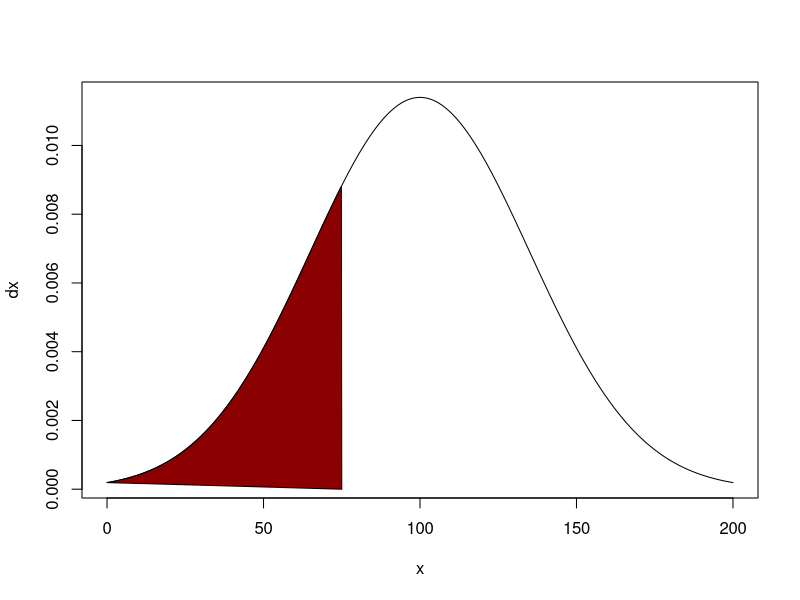
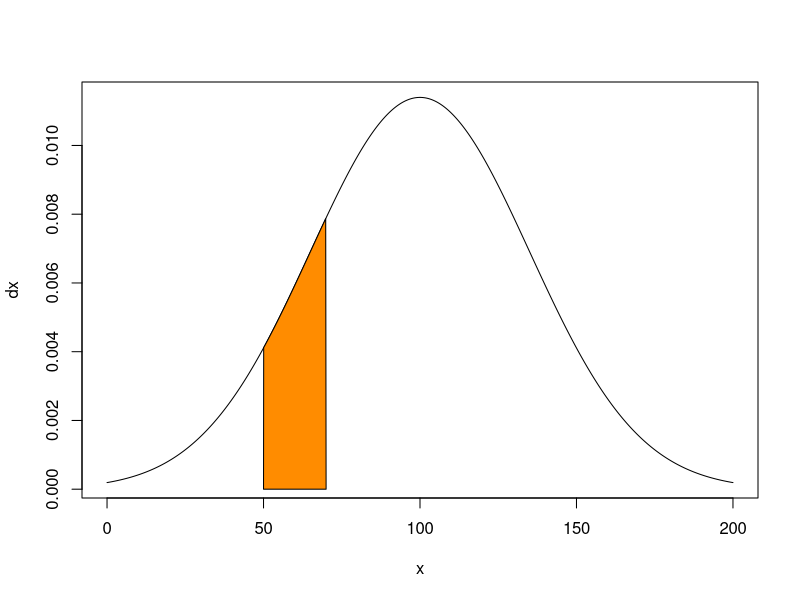
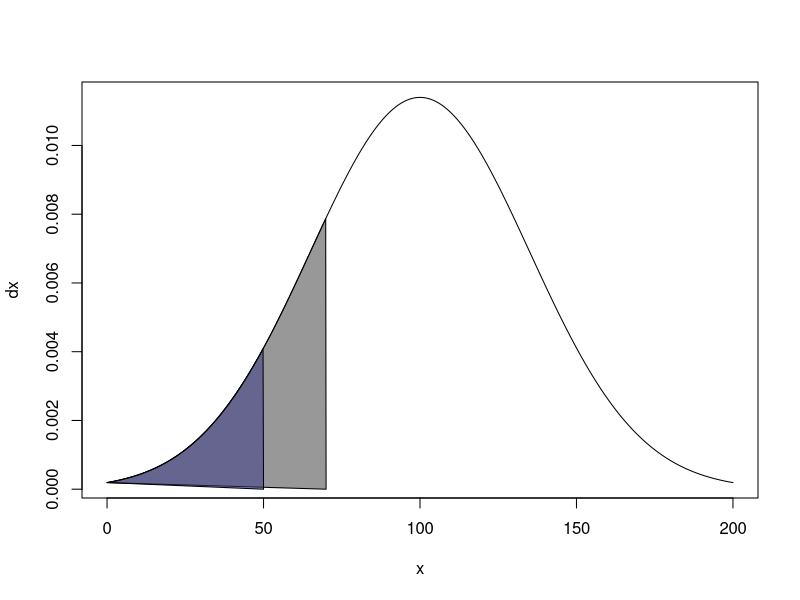
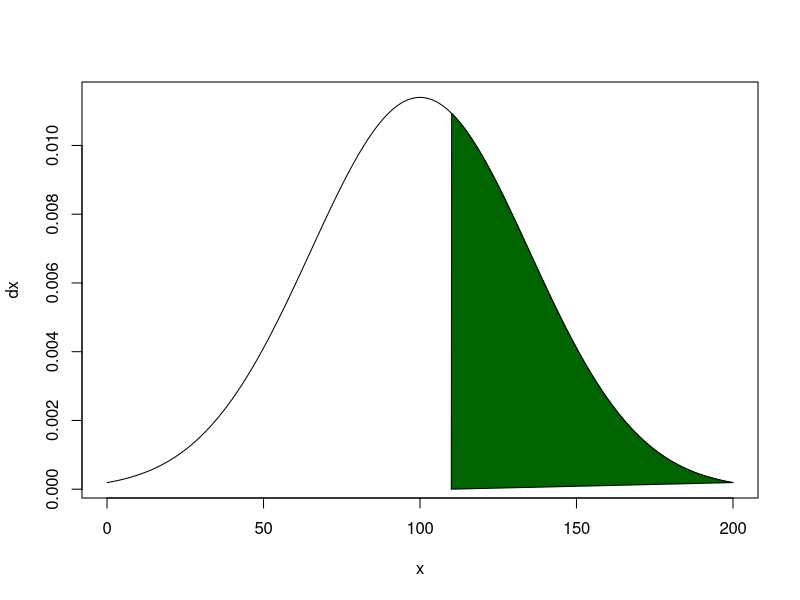
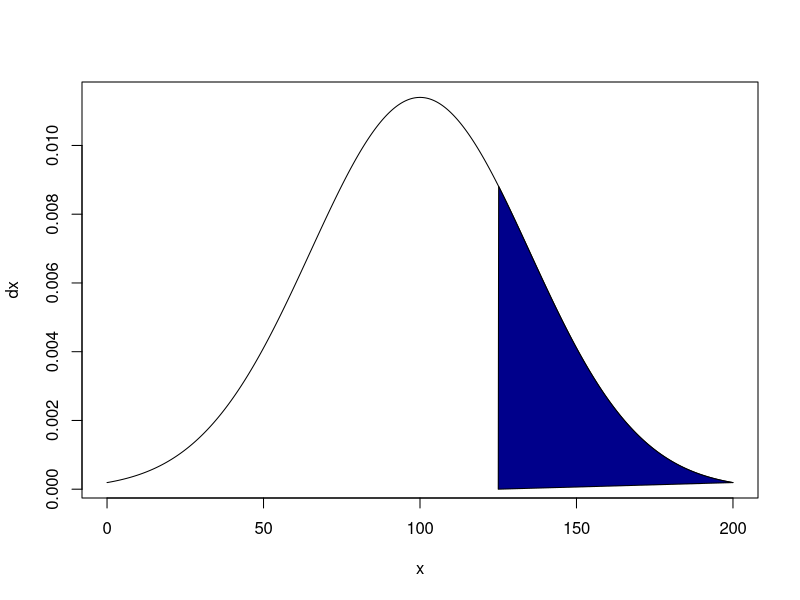
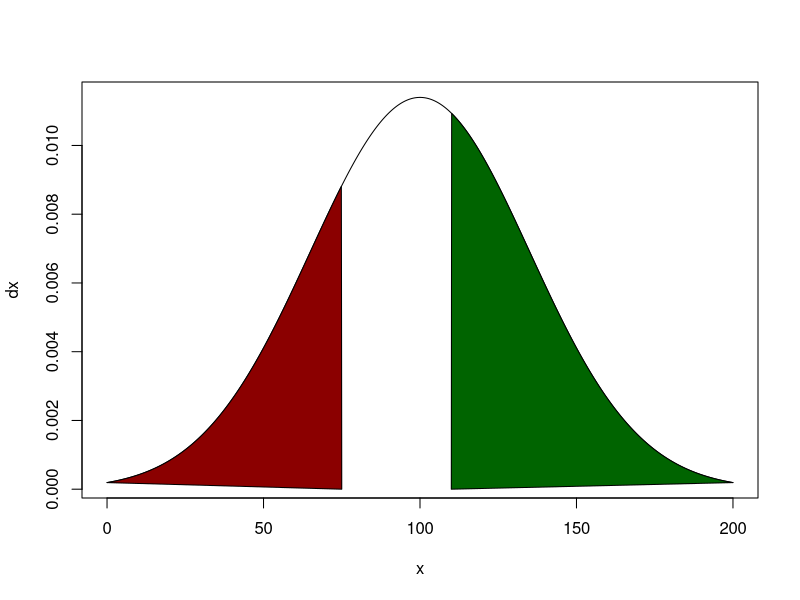
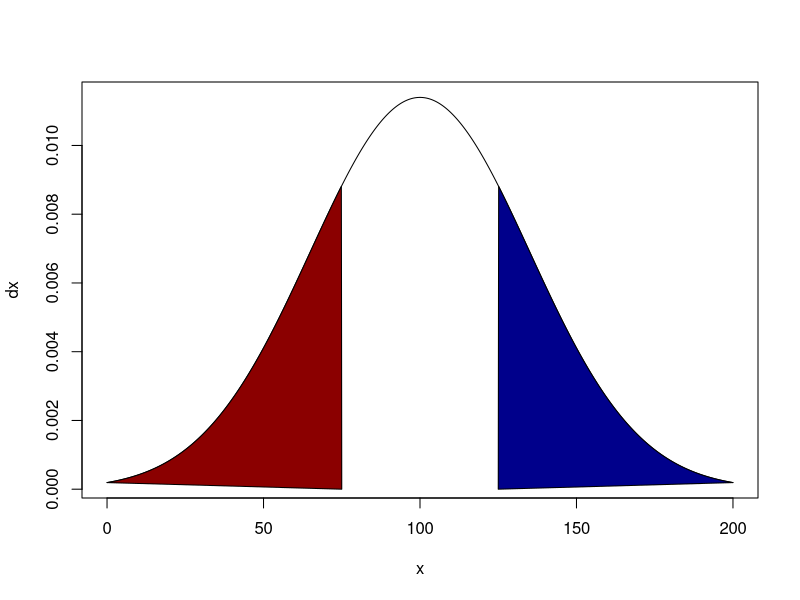
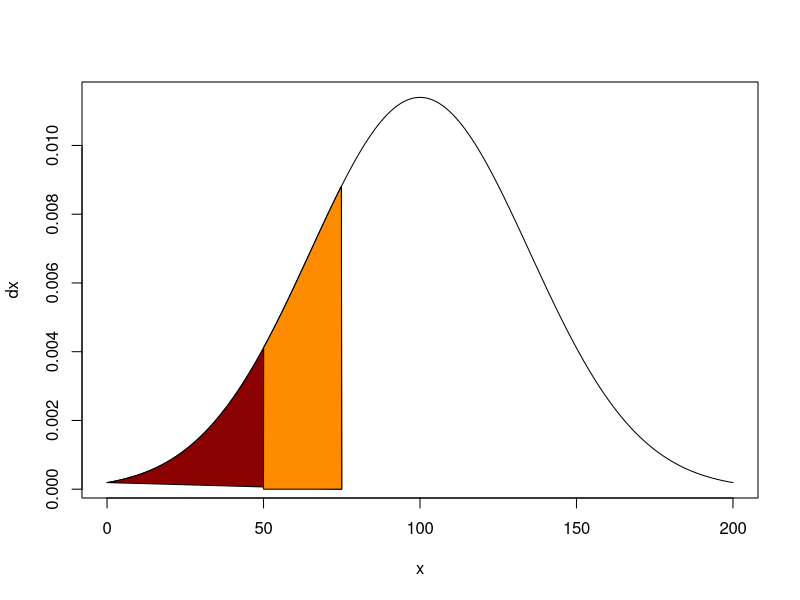

Reproduce these figures in R, in order.
# LABORATORIO DISTRIBUZIONI ----
# esrecizio 1
mx = 100; sdX = 35
x = seq(0, 200, length.out = 1000)
# E1 = x <= 75
dx = dnorm(x, mx, sdX)
plot(x, dx, type = "l")
polygon(c(x[x<= 75], 75), 
        c(dx[x<= 75],0), 
        col ="darkred")
pe1 = pnorm(75, mx, sdX)
# E2 = 50 <= x <= 70
plot(x, dx, type = "l")
polygon(c(50, x[x>= 50 & x<= 70], 70), 
        c(0, dx[x>= 50 & x<= 70],0), 
        col ="darkorange")
plot(x, dx, type = "l")
polygon(c(x[x<= 70], 70), 
        c(dx[x<= 70],0), 
        col = rgb(.2,.2,.2, alpha =.5))
polygon(c(x[x<= 50], 50), 
        c(dx[x<= 50],0), 
        col = rgb(.2,.2,.52, alpha =.5))

pe2 = pnorm(70, mx, sdX) - pnorm(50, mx, sdX)
# E3 = x >= 110
plot(x, dx, type = "l")
polygon(c(110, x[x>= 110]), 
        c(0, dx[x>= 110]), 
        col ="darkgreen")
pe3 = 1- pnorm(110, mx, sdX)
# E4 = x >= 125
plot(x, dx, type = "l")
polygon(c(125, x[x>= 125]), 
        c(0, dx[x>= 125]), 
        col ="darkblue")
pe4 = 1- pnorm(125, mx, sdX)
# calcolare
# 1. 𝑃 [𝐸1 ∪ 𝐸3]
plot(x, dx, type = "l")
polygon(c(x[x<= 75], 75), 
        c(dx[x<= 75],0), 
        col ="darkred")
polygon(c(110, x[x>= 110]), 
        c(0, dx[x>= 110]), 
        col ="darkgreen")
pe1+pe3
# 2. 𝑃 [𝐸1 ∪ 𝐸4]
plot(x, dx, type = "l")
polygon(c(125, x[x>= 125]), 
        c(0, dx[x>= 125]), 
        col ="darkblue")
polygon(c(x[x<= 75], 75), 
        c(dx[x<= 75],0), 
        col ="darkred")
pe1 + pe4
# 3. 𝑃 [𝐸1 ∩ 𝐸2]
plot(x, dx, type = "l")
polygon(c(x[x<= 75], 75), 
        c(dx[x<= 75],0), 
        col ="darkred")
polygon(c(50, x[x>= 50 & x<= 75], 75), 
        c(0, dx[x>= 50 & x<= 75],0), 
        col ="darkorange")
pe2
# 4. 𝑃 [𝐸1 ∩ 𝐸3].
plot(x, dx, type = "l")
polygon(c(x[x<= 75], 75), 
        c(dx[x<= 75],0), 
        col ="darkred")
polygon(c(110, x[x>= 110]), 
        c(0, dx[x>= 110]), 
        col ="darkgreen")
# non c'è
# esercizio 2
# normale standard
x = seq(-3,3, length.out=1000)
dx = dnorm(x)
# E1 = x <= .05
plot(x, dx, type ="l")
polygon(c(x[x<= .05], .05), 
        c(dx[x<= .05],0), 
        col ="darkred")
pe1 =pnorm(.05)
# E2 = x >= -0.5
plot(x, dx, type ="l")
polygon(c(-0.05, x[x>= -.05]), 
        c(0,dx[x>= -.05]), 
        col ="darkorchid")
pe2 = 1-pnorm(-0.05)
# Calcolare:
# 1. 𝑃 [𝐸1 ∪ 𝐸2].
plot(x, dx, type ="l")
polygon(c(x[x<= .05], .05), 
        c(dx[x<= .05],0), 
        col =rgb(.2,.2,.2, alpha = .2))
polygon(c(-0.05, x[x>= -.05]), 
        c(0,dx[x>= -.05]), 
        col =rgb(.2,.2,.2, alpha = .2))
pe1 + pe2
# interesezione tra E1 ed E2 è l'intervallo 
# -0.05 <= x <= .05
pinter = pnorm(.05) - pnorm(-0.05)
(pe1 + pe2) - pinter
# 2. 𝑃 [𝐸1 ∩ 𝐸2].
plot(x, dx, type ="l")
polygon(c(x[x<= .05], .05), 
        c(dx[x<= .05],0), 
        col =rgb(.2,.2,.2, alpha = .2))
polygon(c(-0.05, x[x>= -.05]), 
        c(0,dx[x>= -.05]), 
        col =rgb(.2,.2,.2, alpha = .2))
polygon(c(-0.05, x[x>= -.05 & x <= .05], 0.05), 
        c(0,dx[x>= -.05 & x <= .05],0), 
        col ="red")

# 3. 𝑃 [𝐸1△𝐸2].

plot(x, dx, type ="l")
polygon(c(x[x<= .05], .05), 
        c(dx[x<= .05],0), 
        col =rgb(.2,.2,.2, alpha = .2))
polygon(c(-0.05, x[x>= -.05]), 
        c(0,dx[x>= -.05]), 
        col =rgb(.2,.2,.2, alpha = .2))
polygon(c(-0.05, x[x>= -.05 & x <= .05], 0.05), 
        c(0,dx[x>= -.05 & x <= .05],0), 
        col ="white")
pnorm(-0.05)
1-pnorm(0.05)

pnorm(-0.05) + (1-pnorm(0.05))
1-pinter

# Esercizio 3 
mx = 10; sx = 5
my=7; sy= 8
values = seq(-4, 50, length.out=1000)
dx = dnorm(values, mx, sx)
dy = dnorm(values, my, sy)
# eventi di X
# e1 = 5 <= x <= 9
plot(values, dx, type = "l")
polygon(c(5, values[values>=5 & values<=9], 9), 
        c(0, dx[values>=5 & values<=9], 0), 
        col = "darkblue")
# e2 = 6.5 <= x <= 13
plot(values, dx, type = "l")
polygon(c(6.5, values[values>=6.5 & values<=13], 13), 
        c(0, dx[values>=6.5 & values<=13], 0), 
        col = "darkorange")

# evento di y 
# g1 = 4 <= y <= 8.5
plot(values, dy, type = "l")
polygon(c(4, values[values>=4 & values<=8.5], 13), 
        c(0, dy[values>=4 & values<=8.5], 0), 
        col = "darkgreen")

# Calcolare: 
# 1.  𝑃 [𝐸1 ∪ 𝐺1].
# 2. 𝑃 [𝐸2 ∩ 𝐺1].

# Esercizio 4
# variabile distributita secondo t 
# t di student con df = 35
# Calcolare
# 1. 𝑞𝑊 (0.33).
qt(.33, 35)
# 2. 𝑞𝑊 (0.75) + 𝑞𝑊 (0.25).
qt(.75, 35) + qt(.25, 35)
# 3. 𝑞𝑊 (0.75) − 𝑞𝑊 (0.25).
qt(.75, 35) - qt(.25, 35)
# 4. 𝑞𝑊 (0.975).
qt(.975, 35) 

# quantile di ordine 90 (.90) della distribuzione normale 
qnorm(.90)
qnorm(.10)

# Esercizio 5
# variabile distribuita secondo chiquadro con df = 4
# calcolare: 
# 1. 𝑃 [𝑈 ≥ 1.5].
1-pchisq(1.5, df = 4)
# 2. 𝑃 [1.1 ≤ 𝑈 ≤ 2.5].
pchisq(2.5, df = 4) - pchisq(1.1, df = 4)
# 3. 𝑃 [𝑈 ≥ 𝑞𝑈 (0.950)].
1-pchisq(qchisq(.95,df=4), df = 4)

values = seq(0, 20, length.out = 200)
chid = dchisq(values, 4)
plot(values, chid, type = "l")
